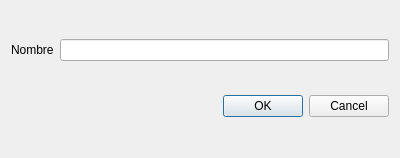
<?xml version="1.0" encoding="UTF-8"?>
<ui version="4.0">
 <class>SubcategoriaDialog</class>
 <widget class="QDialog" name="SubcategoriaDialog">
  <property name="geometry">
   <rect>
    <x>0</x>
    <y>0</y>
    <width>400</width>
    <height>158</height>
   </rect>
  </property>
  <property name="windowTitle">
   <string>Dialog</string>
  </property>
  <layout class="QVBoxLayout" name="verticalLayout">
   <item>
    <layout class="QHBoxLayout" name="horizontalLayout">
     <item>
      <widget class="QLabel" name="label">
       <property name="text">
        <string>Nombre</string>
       </property>
      </widget>
     </item>
     <item>
      <widget class="QLineEdit" name="nombrele"/>
     </item>
    </layout>
   </item>
   <item>
    <widget class="QDialogButtonBox" name="buttonBox">
     <property name="orientation">
      <enum>Qt::Horizontal</enum>
     </property>
     <property name="standardButtons">
      <set>QDialogButtonBox::Cancel|QDialogButtonBox::Ok</set>
     </property>
    </widget>
   </item>
  </layout>
 </widget>
 <resources/>
 <connections>
  <connection>
   <sender>buttonBox</sender>
   <signal>accepted()</signal>
   <receiver>SubcategoriaDialog</receiver>
   <slot>accept()</slot>
   <hints>
    <hint type="sourcelabel">
     <x>248</x>
     <y>254</y>
    </hint>
    <hint type="destinationlabel">
     <x>157</x>
     <y>274</y>
    </hint>
   </hints>
  </connection>
  <connection>
   <sender>buttonBox</sender>
   <signal>rejected()</signal>
   <receiver>SubcategoriaDialog</receiver>
   <slot>reject()</slot>
   <hints>
    <hint type="sourcelabel">
     <x>316</x>
     <y>260</y>
    </hint>
    <hint type="destinationlabel">
     <x>286</x>
     <y>274</y>
    </hint>
   </hints>
  </connection>
 </connections>
</ui>
